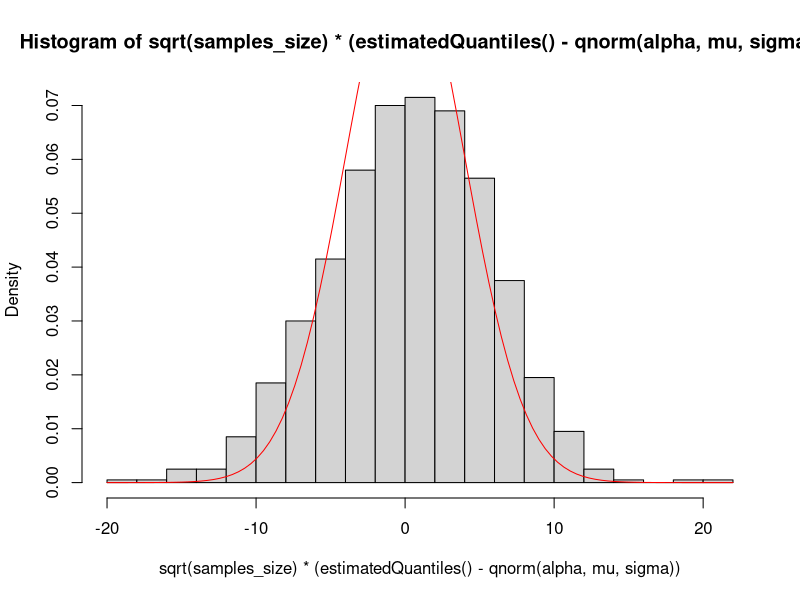

Source code (R):
alpha                 = .28
mu                    = 0
sigma2                = 16
sigma                 = sqrt(sigma2)
number_of_experiences = 1E3
samples_size          = 1E2

estimatedQuantiles = function(N = number_of_experiences, n = samples_size, m = mu, std = sigma)
  replicate(N, quantile(rnorm(n, m, std), probs= c(alpha)))

hist(sqrt(samples_size) * ( estimatedQuantiles() - qnorm(alpha, mu, sigma) ), breaks='fd', freq=F)
curve(dnorm(x, mu, sigma), add=T, col='red')
